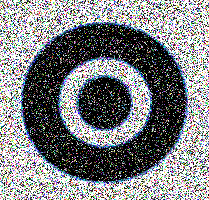
#> input picture images.png, 209 x 200 px
$ python otsu_threshold.py
#> lines starting #> are read from the running program, lines starting #| are printed output that depends on the picture; after the words box and inside, x2 and y2 are one past the last pixel; in counts of white or black regions, pixels touching at a corner belong together
import cv2 as cv
import numpy as np


img=cv.imread('images.png',0)
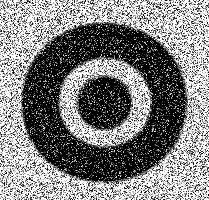
#> img: shape (200, 209); min 0, max 255, mean 127.9

#otsu first round
ret1, thresh =cv.threshold(img,0,255,cv.THRESH_BINARY+cv.THRESH_OTSU)
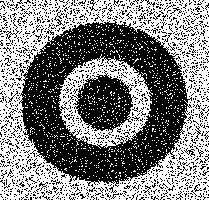
#> thresh: shape (200, 209); 50.2% white; 1532 black regions (1515 under 20 px), largest, box (x1, y1, x2, y2) and area: (19, 18, 192, 187) 13500, (72, 70, 138, 133) 2206, (3, 17, 19, 42) 56
#> ret1 = 127

cv.imshow('otsu threshold',thresh)
cv.waitKey(0)
cv.destroyAllWindows();

$ run again, with noisy_sudoku.png copied over images.png
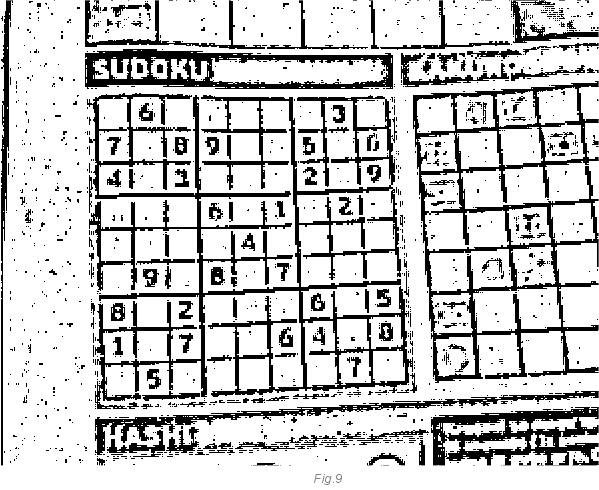
#> input picture noisy_sudoku.png, 599 x 490 px
#> img is the input picture: shape (490, 599); min 0, max 255, mean 200.3
#> `ret1, thresh =cv.threshold(img,0,255,cv.THRESH_BINARY+cv.THRESH_OTSU)`:
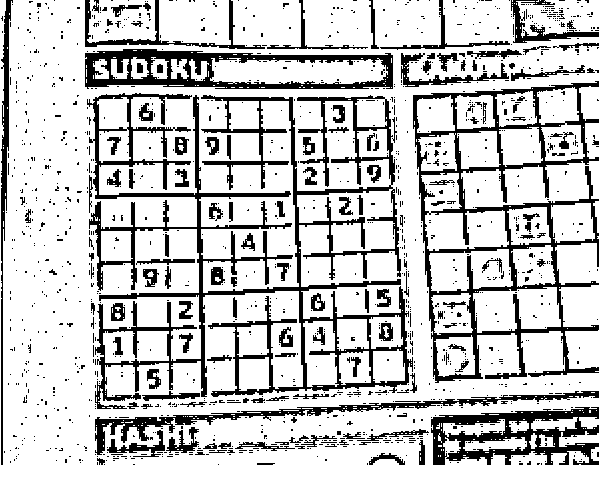
#> thresh: shape (490, 599); 78.5% white; 1410 black regions (1271 under 20 px), largest, box (x1, y1, x2, y2) and area: (87, 93, 413, 409) 19024, (413, 81, 599, 383) 10409, (85, 49, 393, 89) 5150
#> ret1 = 97
